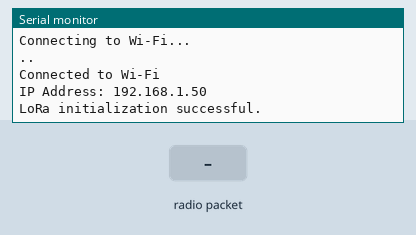
Recording of a sketch running on a simulated ESP8266 (NodeMCU). Parts: the last lines printed to the serial monitor. Inputs (shaded band) come from the test bench. WiFi joins after 1.5 s; servers stay silent unless stated; uploads are accepted with an empty reply; no radio packets arrive unless stated.

Above: at 3.2 s.
3.3 s: radio packet "1" arrives
At 5.2 s:
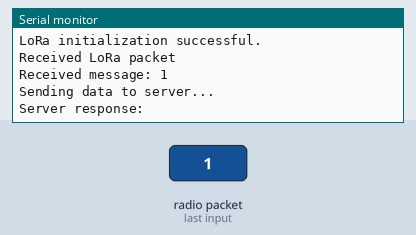
5.5 s: radio packet "0" arrives
At 6.39 s:
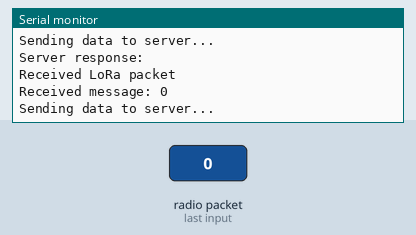
7.0 s: radio packet "2" arrives
At 8.6 s:
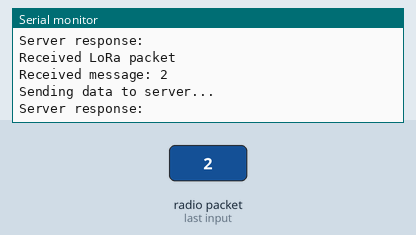

Measured:
- after the input at 3.3 s, the serial monitor: prints a new line after 0.73 s (image 1)
- after the input at 5.5 s, the serial monitor: prints a new line after 0.73 s (image 2)
- after the input at 7.0 s, the serial monitor: prints a new line after 0.44 s (image 3)

The sketch:

wifi_transmission.ino
```cpp
#include <SPI.h>      // Required for SPI communication
#include <LoRa.h>     // LoRa library for Arduino
#include <ESP8266WiFi.h>
#include <WiFiClientSecure.h>
#include <ESP8266HTTPClient.h>

// Define LoRa module pins
#define SS_PIN 15     // Slave Select pin
#define RST_PIN -1    // Reset pin (not used in this setup)
#define DIO0_PIN 5    // DIO0 pin (used for receive callback)

// Define LoRa frequency (868.1 MHz for Europe)
#define LORA_FREQUENCY 868.1E6  // Frequency in Hz

const char* ssid = "Scarlet";            // Replace with your Wi-Fi SSID
const char* password = "azizaziz";       // Replace with your Wi-Fi Password
const char* serverUrl = "https://shopify-webhook-sigma.vercel.app/test";  // Your HTTPS server URL

WiFiClientSecure client;

void setup() {
  // Initialize serial communication
  Serial.begin(9600);
  while (!Serial);  // Wait for serial port to connect (only for native USB)

  Serial.println("LoRa Bidirectional Communication (868.1 MHz)");

  WiFi.begin(ssid, password);  // Connect to Wi-Fi
  Serial.println("Connecting to Wi-Fi...");

  while (WiFi.status() != WL_CONNECTED) {
    delay(1000);
    Serial.print(".");
  }

  Serial.println("\nConnected to Wi-Fi");
  Serial.print("IP Address: ");
  Serial.println(WiFi.localIP());  // Print the ESP8266 IP address

  client.setInsecure();  // Bypass SSL certificate validation for now

  // Initialize LoRa module
  LoRa.setPins(SS_PIN, RST_PIN, DIO0_PIN);

  if (!LoRa.begin(LORA_FREQUENCY)) {
    Serial.println("LoRa initialization failed. Check your connections.");
    while (1);  // Halt if initialization fails
  }

  // Set LoRa parameters
  LoRa.setSpreadingFactor(12);  // Spreading factor (6-12). Higher = more range, lower data rate
  LoRa.setSyncWord(0xF3);       // Ensure only nodes with the same sync word communicate

  Serial.println("LoRa initialization successful.");
}

void loop() {
  int packetSize = LoRa.parsePacket();  // Check if there's an incoming packet

  if (packetSize > 0) {
    Serial.println("Received LoRa packet");

    // Read the LoRa message
    String message = "";
    while (LoRa.available()) {
      message += (char)LoRa.read();  // Read incoming data
    }

    Serial.print("Received message: ");
    Serial.println(message);  // Print the received message

    // Send the message to the server
    if (WiFi.status() == WL_CONNECTED) {  // Check Wi-Fi connection
      HTTPClient http;
      http.begin(client, serverUrl);  // Initialize HTTP request
      http.addHeader("Content-Type", "application/x-www-form-urlencoded");  // Set content type

      String postData = "receivedData=" + message;  // Prepare the data to send

      Serial.println("Sending data to server...");
      int httpResponseCode = http.POST(postData);  // Send POST request

      if (httpResponseCode > 0) {
        String response = http.getString();  // Get response from the server
        Serial.println("Server response: " + response);
      } else {
        Serial.println("Error on sending POST: " + String(httpResponseCode));  // Print error code
      }

      http.end();  // Close connection
    } else {
      Serial.println("WiFi disconnected.");
    }
  }

  delay(1000);  // Small delay to avoid spamming the server
}
```
